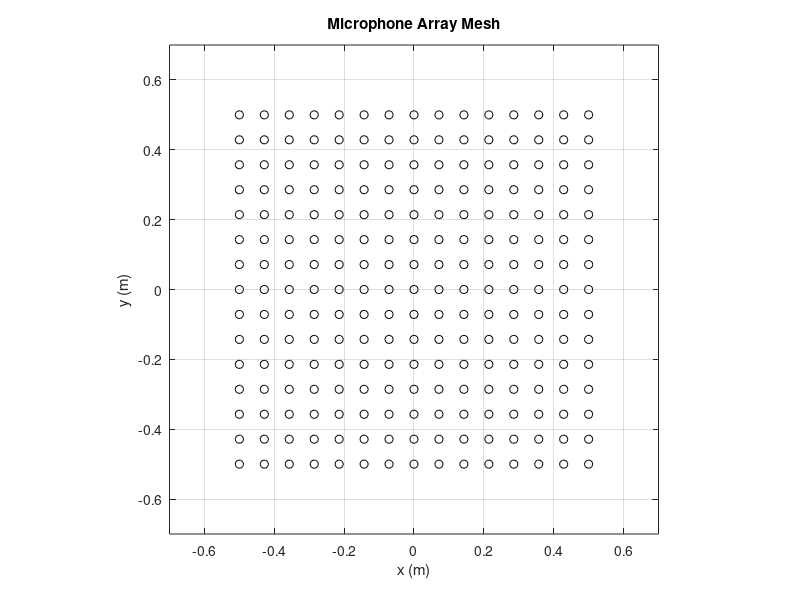
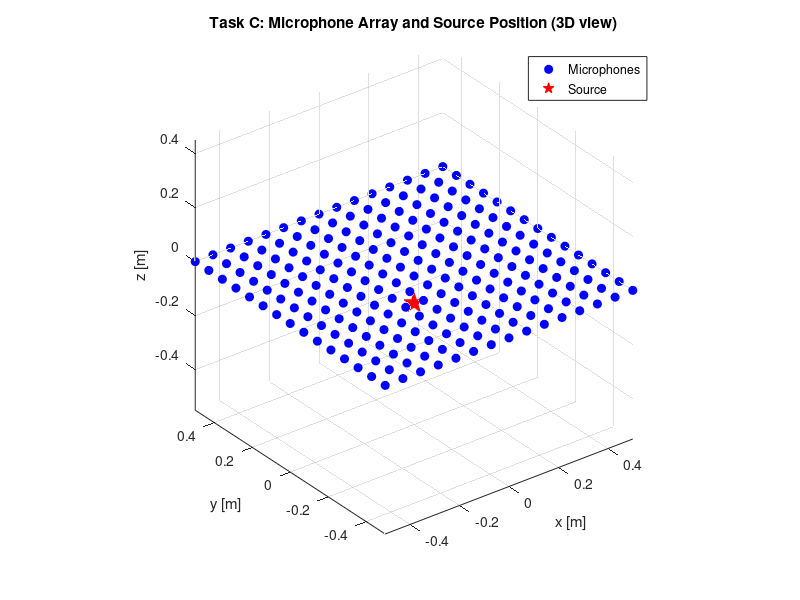
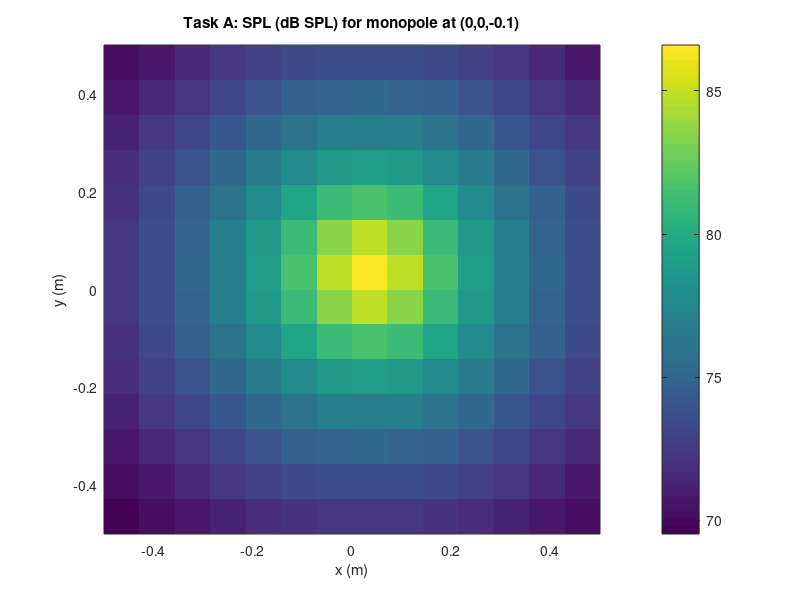
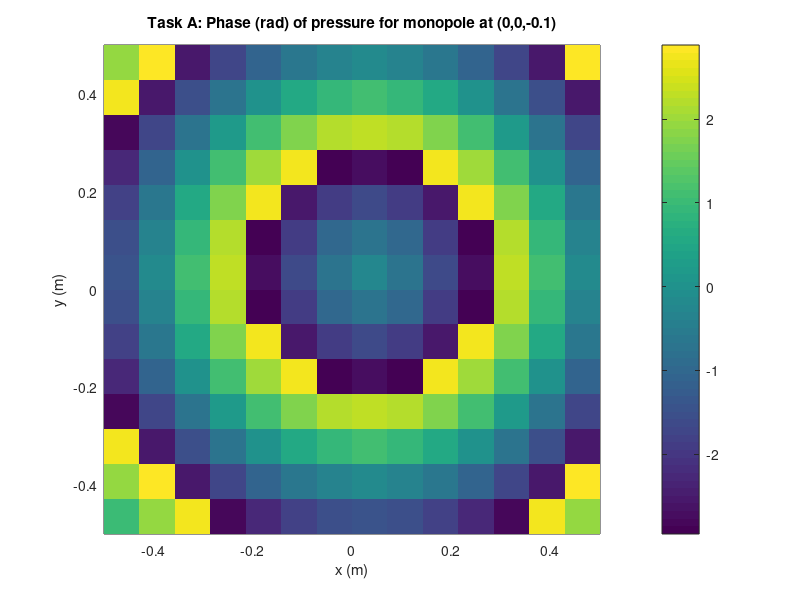

Write the MATLAB code that produced these figures, in order.
%% Wavenumber transform, Lab 7

% This script solves tasks A to E from the lab exercise
% It is divided into sections and contains result discussion in comments
% Authors: s243674, s243592, s243590, s242987

clear; close all; clc;

%% Constants

c = 343;            % Speed of sound (m/s)
rho = 1.21;           % Air density (kg/m^3)
Q = 1e-4;           % Monopole volume velocity (m^3/s)
L = 1;               % Mic array size in x and y axis (m)
Lx=L;
Ly=L;
M = 15;            % Number of microphones per x/y dimension
N = 512;              % Number of lines per dimension of the FFTs (for zero padding)
f = 1000;             % Frequency (Hz)
omega = 2 * pi * f;   
k = omega / c;        

%% Define microphone grid

x = linspace(-Lx/2, Lx/2, M);   % x-Mics creations
y = linspace(-Ly/2, Ly/2, M);   % y-Mics creations
[X, Y] = meshgrid(x, y);
dx = x(2) - x(1);             % space between each mics
dy = y(2) - y(1);             % dx and dy are both computed but dx=dy as Lx=Ly

figure(1);
plot(X, Y, 'ko');
title('Microphone Array Mesh');
xlim([-0.7*L 0.7*L]); ylim([-0.7*L 0.7*L]);   % allows to see mics nicely
xlabel('x (m)'); ylabel('y (m)');
grid on; axis equal;

%% Define wavenumber grid

kx = (-N/2:N/2-1) * (2 * pi / (N * dx));    % Using N to make size match P_k size
ky = (-N/2:N/2-1) * (2 * pi / (N * dy));
kx = -kx;                  % Correct FFT sign convention???
ky = -ky;                  % Correct FFT sign convention???
[KX, KY] = meshgrid(kx, ky);









%% TASK A - Source at (0,0,-0.1)
z_source = -0.1;                                                 % Normal (z) distance of the monopole to the array plane (x,y) 
R = sqrt(X.^2 + Y.^2 + (0 - z_source).^2);                      % Distance from the monopole to each microphone position (15x15)
p = 1j * omega * rho * Q ./ (4 * pi * R) .* exp(-1j * k * R);   % Pressure at each measurment microphone of the array (15x15) (eq.9.2 from the book)

% SPL calculation
p_rms = abs(p)/ sqrt(2);
SPL = 20 * log10(p_rms / 2e-5);

x0 =0; y0 = 0;     

figure(2);
hold on;
plot3(X(:), Y(:), zeros(size(X(:))), 'bo', 'MarkerFaceColor', 'b');
plot3(x0, y0, -0.1, 'rp', 'MarkerSize', 15, 'MarkerFaceColor', 'r');
title('Task C: Microphone Array and Source Position (3D view)');
xlabel('x [m]'); ylabel('y [m]'); 
zlabel('z [m]');
grid on;
legend('Microphones','Source');
view(3); axis equal;

figure(3);
pcolor(X, Y, SPL); shading flat; colorbar;
title('Task A: SPL (dB SPL) for monopole at (0,0,-0.1)');
xlabel('x (m)'); ylabel('y (m)');

figure(4);
pcolor(X, Y, angle(p)); shading flat; colorbar;
title('Task A: Phase (rad) of pressure for monopole at (0,0,-0.1)');
xlabel('x (m)'); ylabel('y (m)');

% ANALYSIS : The sound pressure level figure 1 shows an expected maxima of
% pressure for the microphone which distance to the monopole is the
% smallest (the microphone at coordonates (0,0,0)). The sound pressure
% level then decreases with R, so in each x-y direction to the center 
% microphone similarly, creating a radially symetrical figure. Those points
% being further and further away from the center microphone also receive a
% wave that travelled during more time, therefore the phase also follows a
% sinusoidal behavior in all radial directions to the center microphone.

%% TASK B - Wavenumber spectrum at 1kHz and 500Hz

% Same methodology but for two different frequencies
f = 1000;
omega = 2 * pi * f;
k = omega / c;
R = sqrt(X.^2 + Y.^2 + (0 - z_source).^2);
p = 1j * omega * rho * Q ./ (4 * pi * R) .* exp(-1j * k * R);
P_k = fftshift(fft2(p, N, N));
kz = sqrt(k^2 - KX.^2 - KY.^2);


figure(5);
pcolor(KX, KY, abs(P_k)); 
shading flat; 
colorbar;
title('Task B: Wavenumber spectrum (rad/m) at 1kHz');
xlabel('k_x (rad/m)'); ylabel('k_y (rad/m)');

figure(6);
pcolor(KX, KY, angle(P_k)); 
shading flat; 
colorbar;
title('Task B: Wavenumber spectrum phase (rad) at 1kHz');
xlabel('k_x (rad/m)'); ylabel('k_y (rad/m)');

figure(7);
pcolor(KX, KY, real(kz)); shading flat; colorbar;
title('Task B: Real part of k_z at 1kHz');
xlabel('k_x [rad/m]'); ylabel('k_y [rad/m]');

figure(8);
pcolor(KX, KY, imag(kz)); shading flat; colorbar;
title('Task B: Imag part of k_z at 1kHz');
xlabel('k_x [rad/m]'); ylabel('k_y [rad/m]');

% Changing f=100 to f500
f = 500;
omega = 2 * pi * f;
k = omega / c;
R = sqrt(X.^2 + Y.^2 + (0 - z_source).^2);
p = 1j * omega * rho * Q ./ (4 * pi * R) .* exp(-1j * k * R);
P_k = fftshift(fft2(p, N, N));
kz = sqrt(k^2 - KX.^2 - KY.^2);

figure(9);
pcolor(KX, KY, abs(P_k)); 
shading flat; 
colorbar;
title('Task B: Wavenumber spectrum of pressure at 500Hz');
xlabel('k_x (rad/m)'); ylabel('k_y (rad/m)');

figure(10);
pcolor(KX, KY, angle(P_k)); 
shading flat; 
colorbar;
title('Task B: Wavenumber phase spectrum of pressure at 500Hz');
xlabel('k_x (rad/m)'); ylabel('k_y (rad/m)');

figure(11);
pcolor(KX, KY, real(kz)); shading flat; colorbar;
title('Task B: Real part of k_z at 500 Hz');
xlabel('k_x [rad/m]'); ylabel('k_y [rad/m]');

figure(12);
pcolor(KX, KY, imag(kz)); shading flat; colorbar;
title('Task B: Imag part of k_z at 500 Hz');
xlabel('k_x [rad/m]'); ylabel('k_y [rad/m]');

% HAS TO BE ANALYSED





%% TASK C - Source at corner (L/2, L/2, -0.1)

f = 1000;
omega = 2 * pi * f;
k = omega / c;
x0 = L/2; y0 = L/2;                                       % New source coordinates
R = sqrt((X - x0).^2 + (Y - y0).^2 + (0 - z_source).^2);
p = 1j * omega * rho * Q ./ (4 * pi * R) .* exp(-1j * k * R);
P_k = fftshift(fft2(p, N, N));
kz = sqrt(k^2 - KX.^2 - KY.^2);

figure(13);
hold on;
plot3(X(:), Y(:), zeros(size(X(:))), 'bo', 'MarkerFaceColor', 'b');
plot3(x0, y0, -0.1, 'rp', 'MarkerSize', 15, 'MarkerFaceColor', 'r');
title('Task C: Microphone Array and Source Position (3D view)');
xlabel('x [m]'); ylabel('y [m]'); 
zlabel('z [m]');
grid on;
legend('Microphones','Source');
view(3); axis equal;

figure(14);
pcolor(KX, KY, abs(P_k)); 
shading flat; 
colorbar;
title('Task C: Wavenumber magnitude spectrum of pressure at corner (L/2, L/2)');
xlabel('k_x [rad/m]'); ylabel('k_y [rad/m]');

figure(15);
pcolor(KX, KY, angle(P_k)); 
shading flat; 
colorbar;
title('Task C: Wavenumber phase spectrum of pressure at corner (L/2, L/2)');
xlabel('k_x [rad/m]'); ylabel('k_y [rad/m]');

figure(16);
pcolor(KX, KY, real(kz)); shading flat; colorbar;
title('Task B: Real part of k_zz for cornered source');
xlabel('k_x [rad/m]'); ylabel('k_y [rad/m]');

figure(17);
pcolor(KX, KY, imag(kz)); shading flat; colorbar;
title('Task B: Imag part of k_z for cornered source');
xlabel('k_x [rad/m]'); ylabel('k_y [rad/m]');

% HAS TO BE ANALYSED






%% TASK D - Source at (0,0,-3)
x0 = 0; y0 = 0;  
z_source = -3;
f = 1000;
omega = 2 * pi * f;
k = omega / c;
R = sqrt(X.^2 + Y.^2 + (0 - z_source).^2);
p = 1j * omega * rho * Q ./ (4 * pi * R) .* exp(-1j * k * R);

figure(18);
hold on;
plot3(X(:), Y(:), zeros(size(X(:))), 'bo', 'MarkerFaceColor', 'b');
plot3(x0, y0, z_source, 'rp', 'MarkerSize', 15, 'MarkerFaceColor', 'r');
title('Task C: Microphone Array and Source Position (3D view)');
xlabel('x (m)'); ylabel('y (m)'); 
zlabel('z (m)');
grid on;
legend('Microphones','Source');
view(3); axis equal;


% SPL calculation
p_rms = abs(p) / sqrt(2);
SPL = 20 * log10(p_rms / 2e-5);

figure(19);
pcolor(X, Y, SPL); shading flat; colorbar;
title('Task D: SPL (dB SPL) for source at (0,0,-3)');
xlabel('x (m)'); ylabel('y (m)');

figure(20);
pcolor(X, Y, angle(p)); shading flat; colorbar;
title('Task D: Phase (rad) of pressure for source at (0,0,-3)');
xlabel('x (m)'); ylabel('y (m)');

P_k = fftshift(fft2(p, N, N));
kz = sqrt(k^2 - KX.^2 - KY.^2);

figure(21);
pcolor(KX, KY, abs(P_k)); shading flat; colorbar;
title('Task D: Wavenumber magnitude spectrum of pressure at (0,0,-3)');
xlabel('k_x (rad/m)'); ylabel('k_y (rad/m)');

figure(22);
pcolor(KX, KY, angle(P_k)); shading flat; colorbar;
title('Task D: Wavenumber phase spectrum of pressure at (0,0,-3)');
xlabel('k_x (rad/m)'); ylabel('k_y (rad/m)');

figure(23);
pcolor(KX, KY, real(kz)); shading flat; colorbar;
title('Task D: Real part of k_z at (0,0,-3)');
xlabel('k_x (rad/m)'); ylabel('k_y (rad/m)');

figure(24);
pcolor(KX, KY, imag(kz)); shading flat; colorbar;
title('Task D: Imag part of k_z at (0,0,-3)');
xlabel('k_x (rad/m)'); ylabel('k_y (rad/m)');

% HAS TO BE ANALYSED




%% TASK E - Wavenumber spectrum of normal velocity (Source at (0,0,-0.1))
z_source = -0.1;
f = 1000;
omega = 2 * pi * f;
k = omega / c;
R = sqrt(X.^2 + Y.^2 + (0 - z_source).^2);
p = 1j * omega * rho * Q ./ (4 * pi * R) .* exp(-1j * k * R);

uz = p ./ (1j * omega * rho) .* (0 - z_source) ./ R;
Uz_k = fftshift(fft2(uz, N, N));
kz = sqrt(k^2 - KX.^2 - KY.^2);

figure(25);
pcolor(KX, KY, abs(Uz_k)); shading flat; colorbar;
title('Task E: Wavenumber magnitude spectrum of normal velocity');
xlabel('k_x (rad/m)'); ylabel('k_y (rad/m)');

figure(26);
pcolor(KX, KY, angle(Uz_k)); shading flat; colorbar;
title('Task E: Wavenumber phase spectrum of normal velocity');
xlabel('k_x (rad/m)'); ylabel('k_y (rad/m)');

figure(27);
pcolor(KX, KY, real(kz)); shading flat; colorbar;
title('Task E: Real part of k_z for normal velocity');
xlabel('k_x (rad/m)'); ylabel('k_y (rad/m)');

figure(28);
pcolor(KX, KY, imag(kz)); shading flat; colorbar;
title('Task E: Imag part of k_z for normal velocity');
xlabel('k_x (rad/m)'); ylabel('k_y (rad/m)');

% HAS TO BE ANALYSED




